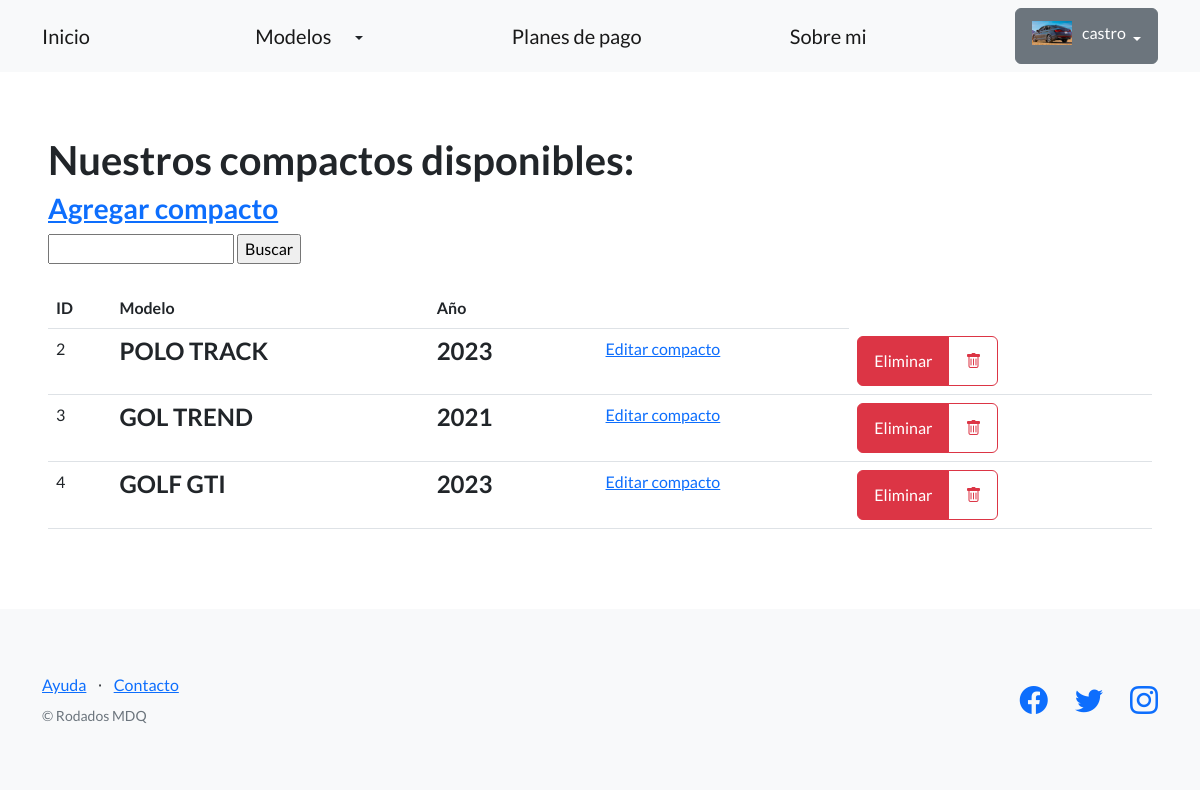
The app's page /pages/compacto/ (signed in), older data.
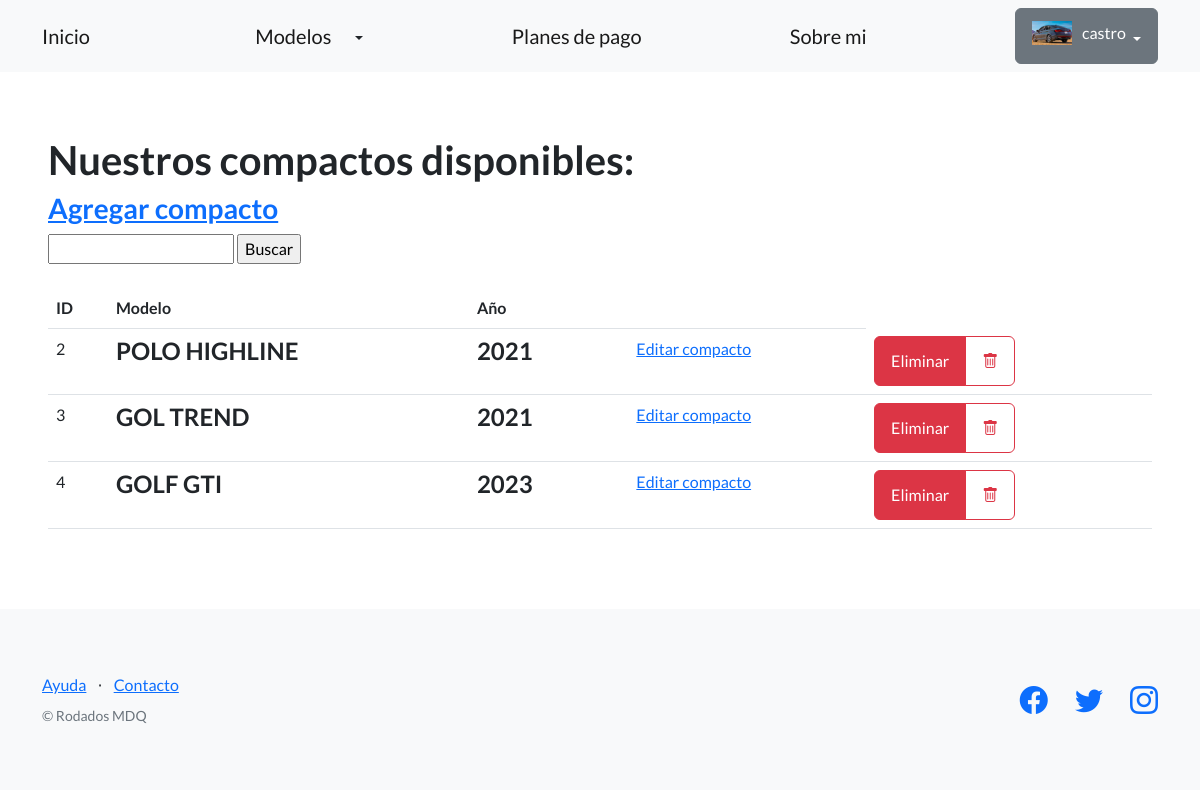
The same page, newer data.
### blog_rodados/models.py (models this page shows, shortened)
class Compacto(models.Model):
    marca = models.CharField(max_length=32)
    modelo = models.CharField(max_length=32)
    anio = models.IntegerField()
    imagen = models.ImageField(upload_to='media/avatares/',  null=True, blank=True)

### blog_rodados/views.py (the view)
# urls.py: path("compacto/", listar_compactos, name="auto_compacto"),
def listar_compactos(request):
    contexto = {
        "compacto": Compacto.objects.all(),
    }
    http_response = render(
        request=request,
        template_name='blog_rodados/lista_compacto.html',
        context=contexto,
    )
    return http_response

### blog_rodados/templates/blog_rodados/lista_compacto.html (shortened to what this page needs)
{% extends "base.html" %}
{% block contenido %}
<h1>
  Nuestros compactos disponibles:
</h1>
<h3><a href="{% url 'crear_compacto'  %}">Agregar compacto</a></h3>
<form action="{% url 'buscar_compacto' %}" method="post">
  <input type="text" name="busqueda">
  <input type="submit" value="Buscar">
</form>
<br>
<table class="table">
  <tbody>
    <tr>
      <th>ID</th>
      <th>Modelo</th>
      <th>Año</th>
      <th></th>
      <th></th>
    </tr>
    {% for compactos in compacto %}
    <tr>
      <td>{{ compactos.id }}</td>
      <td><h4>{{ compactos.modelo }}</h4></td>
      <td><h4>{{ compactos.anio }}</h4></td>
      <td>
      </td>
      <td><a href="{% url 'editar_compacto' compactos.id %}">Editar compacto</a></td>
      <td>
        <form action="{% url 'eliminar_compacto' compactos.id %}" method="post">
          <div class="input-group">
            <input type="submit" class="btn btn-danger" value="Eliminar"/>
            <button type="button" class="btn btn-outline-danger" data-bs-toggle="tooltip" data-bs-placement="top" title="Eliminar">
                <span class="bi bi-trash"></span>
            </button>
        </div>
        </form>
      </td>
    </tr>
    {% endfor %}
  </tbody>
</table>
{% endblock contenido %}

Row changes from the older to the newer data that the page shows:
changed Compacto id 2: modelo "POLO TRACK" → "POLO HIGHLINE"; anio "2023" → "2021"
